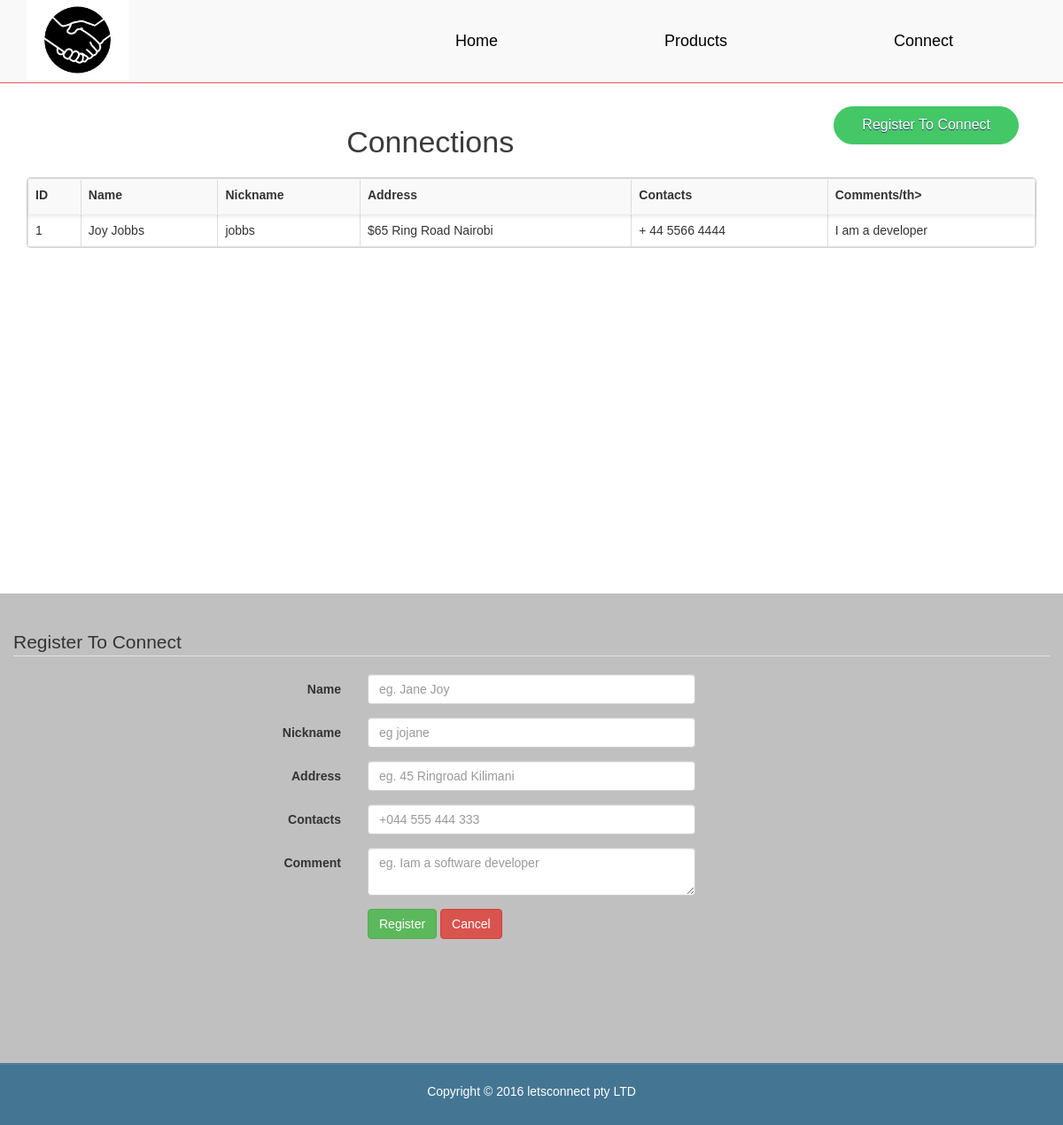
The app's page /connect.php with its own data.
### tables this page shows
CREATE TABLE `connections` (
  `id` int(11) NOT NULL,
  `name` varchar(128) NOT NULL,
  `nickname` varchar(128) NOT NULL,
  `address` varchar(128) NOT NULL,
  `contact` varchar(128) NOT NULL,
  `comment` text NOT NULL,
  `created` datetime NOT NULL,
  `modified` timestamp NOT NULL DEFAULT CURRENT_TIMESTAMP ON UPDATE CURRENT_TIMESTAMP
);

### connect.php (the view, shortened to what this page needs)
<!DOCTYPE html>
<html lang="en">
  <head>
    <link href="css/font-awesome.min.css" rel="stylesheet">
    <link href="css/bootstrap.min.css" rel="stylesheet">
    <link href="css/lets-connect.css" rel="stylesheet">
  </head>
<body>
<div class="container_wapper">
    <div id="letsConnect_banner_menu">
        <div class="container-fluid">
            <div class="col-xs-4 letsconnect_logo">
            	<a href="index.php">
                	<img src="images/letsconnect_logo.jpg" id="logo_img" />
                </a>
            </div>
            <div class="col-sm-8 hidden-xs">
                <ul class="nav nav-justified">
                    <li><a href="index.php">Home</a></li>
                    <li><a href="products.php">Products</a></li>
                    <li><a href="connect.php">Connect</a></li>
                     </ul>
            </div>
        </div>
    </div>
</div>
<div id ="connect_container" >
    <a class="cd-signup" href="#connect_form">Register To Connect</a>
    <h1 class="products_page_header">Connections</h1>
     <div class="dynamic_peoducts_container">
     <div class="span7">
<div class="widget stacked widget-table action-table">
    	<div class="widget-content">
        <?php
include 'database_connection.php';
$query = "SELECT id, name, nickname, address, contact, comment FROM connections";
$stmt = $DB_con->prepare($query);
$stmt->execute();
$num = $stmt->rowCount();
if($num>0){
    echo "<table class='table table-striped table-bordered'>";
        echo "<tr class='widget-header'>";
            echo "<th>ID</th>";
            echo "<th>Name</th>";
            echo "<th>Nickname</th>";
            echo "<th> Address</th>";
            echo "<th> Contacts</th>";
            echo "<th> Comments/th>";
        echo "</tr>";
        while ($row = $stmt->fetch(PDO::FETCH_ASSOC)){
            extract($row);
            echo "<tr>";
                echo "<td>{$id}</td>";
                echo "<td>{$name}</td>";
                echo "<td>{$nickname}</td>";
                echo "<td>&#36;{$address}</td>";
                echo "<td>{$contact}</td>";
                echo "<td>{$comment}</td>";
            echo "</tr>";
        }
    echo "</table>";
}
else{
    echo "<div>No records found.</div>";
}
?>
    </div>
         </div>
        </div>
    </div>
    </div>
 <div id ="connect_form" class ="container_wapper col-md-12 " >
    <form class="form-horizontal" action='create_connections.php' method='post'>
<fieldset>
<legend>Register To Connect</legend>
<div class="form-group">
  <label class="col-md-4 control-label" for="name">Name</label>
  <div class="col-md-4">
  <input id="name" name="name" type="text" placeholder="eg. Jane Joy" class="form-control input-md" required="">
  </div>
</div>
<div class="form-group">
  <label class="col-md-4 control-label" for="nickname">Nickname</label>
  <div class="col-md-4">
  <input id="nickname" name="nickname" type="text" placeholder="eg jojane" class="form-control input-md" required="">
  </div>
</div>
<div class="form-group">
  <label class="col-md-4 control-label" for="address">Address</label>
  <div class="col-md-4">
  <input id="address" name="address" type="text" placeholder="eg. 45 Ringroad Kilimani" class="form-control input-md" required="">
  </div>
</div>
<div class="form-group">
  <label class="col-md-4 control-label" for="contact">Contacts</label>
  <div class="col-md-4">
  <input id="contact" name="contact" type="text" placeholder="+044 555 444 333" class="form-control input-md" required="">
  </div>
</div>
<div class="form-group">
  <label class="col-md-4 control-label" for="comment">Comment</label>
  <div class="col-md-4">
    <textarea class="form-control" id="comment" name="comment" placeholder="eg. Iam a software developer"></textarea>
  </div>
</div>
<div class="form-group">
  <label class="col-md-4 control-label" for="register"></label>
  <div class="col-md-8">
    <button id="register" name="register" class="btn btn-success">Register</button>
    <button id="cancel" name="cancel" class="btn btn-danger">Cancel</button>
  </div>
</div>
</fieldset>
</form>
    </div>
<div id="letsconnect_footer">
    <div>
        <p id="footer">Copyright &copy; 2016 letsconnect pty LTD</p>
    </div>
</div>
</body>
</html>

### css/lets-connect.css (style rules this page uses)
body { font-family: 'Century Gothic', sans-serif; }
.container-fluid { max-width: 1600px; }
.container_wapper { width: 100%; background: #c0c0c0; }
h1 { margin-top: 20px; text-align: center; font: normal normal normal 34px/60px 'Century Gothic', sans-serif; color: #3b3b3b; }
.cd-signup { float: right; margin-right: 20px; margin-top: 10px; background-color:#44c767; -moz-border-radius:28px; -webkit-border-radius:28px; border-radius:28px; border:1px solid #44c767; display:inline-block; cursor:pointer; color:#fff; font-family:Arial; font-size:16px; padding:9px 31px; text-decoration:none; text-shadow:0px 1px 0px #283966; }
#letsConnect_banner_menu { width: 100%; background: #f9f9f9; height: 94px; border-bottom: 1px solid #f15556; position: fixed; top: 0; z-index: 5000; }
#letsConnect_banner_menu #logo_img { max-height: 90px; float: left; }
#letsConnect_banner_menu ul li a , #letsConnect_banner_menu ul li a:focus { padding-top: 35px; padding-bottom: 35px; font: normal normal normal 18px/23px 'Century Gothic', sans-serif; color: #000; background: repeat-x url("../images/banner_bg.jpg") 0 -94px ; transition-duration: .5s; }
.table-bordered { border: 1px solid #dddddd; border-collapse: separate; border-left: 0; -webkit-border-radius: 4px; -moz-border-radius: 4px; border-radius: 4px; }
.table { width: 100%; margin-bottom: 20px; background-color: transparent; border-collapse: collapse; border-spacing: 0; display: table; }
.widget.widget-table .table { margin-bottom: 0; border: none; }
.widget.widget-table .widget-content { padding: 0; }
.widget .widget-content { padding: 20px 15px 15px; background: #FFF; border: 1px solid #D5D5D5; -moz-border-radius: 5px; -webkit-border-radius: 5px; border-radius: 5px; }
.widget .widget-header { position: relative; height: 40px; line-height: 40px; background: #E9E9E9; background: -moz-linear-gradient(top, #fafafa 0%, #e9e9e9 100%); background: -webkit-gradient(linear, left top, left bottom, color-stop(0%, #fafafa), color-stop(100%, #e9e9e9)); background: -webkit-linear-gradient(top, #fafafa 0%, #e9e9e9 100%); background: -o-linear-gradient(top, #fafafa 0%, #e9e9e9 100%); background: -ms-linear-gradient(top, #fafafa 0%, #e9e9e9 100%); background: linear-gradient(top, #fafafa 0%, #e9e9e9 100%); text-shadow: 0 1px 0 #fff; border-radius: 5px 5px 0 0; box-shadow: 0 2px 5px rgba(0,0,0,0.1),inset 0 1px 0 white,inset 0 -1px 0 rgba(255,255,255,0.7); border-bottom: 1px solid #bababa; filter: progid:DXImageTransform.Microsoft.gradient(startColorstr='#FAFAFA', endColorstr='#E9E9E9'); -ms-filter: "progid:DXImageTransform.Microsoft.gradient(startColorstr='#FAFAFA', endColorstr='#E9E9E9')"; border: 1px solid #D5D5D5; -webkit-border-top-left-radius: 4px; -webkit-border-top-right-radius: 4px; -moz-border-radius-topleft: 4px; -moz-border-radius-topright: 4px; border-top-left-radius: 4px; border-top-right-radius: 4px; -webkit-background-clip: padding-box; }
#connect_container { height: 670px; padding-left: 30px; padding-right: 30px; padding-top: 110px; }
#connect_form { height: 530px; padding-top: 40px; }
#letsconnect_footer { width: 100%; border-top: 2px solid #507f9a; height: 70px; background: #447693; float: left; }
#letsconnect_footer p { padding-top: 20px; color: #fff; text-align: center; }

### records on screen
connections: id "1", name "Joy Jobbs", nickname "jobbs", address "65 Ring Road Nairobi", contact "+ 44 5566 4444", comment "I am a developer"
